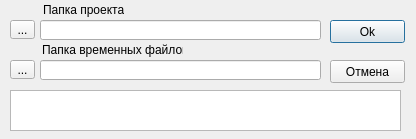
<?xml version="1.0" encoding="UTF-8"?>
<ui version="4.0">
 <class>tNewPath</class>
 <widget class="QDialog" name="tNewPath">
  <property name="geometry">
   <rect>
    <x>0</x>
    <y>0</y>
    <width>416</width>
    <height>139</height>
   </rect>
  </property>
  <property name="windowTitle">
   <string>Укажи рабочие папки</string>
  </property>
  <widget class="QPushButton" name="pbOk">
   <property name="geometry">
    <rect>
     <x>330</x>
     <y>20</y>
     <width>75</width>
     <height>23</height>
    </rect>
   </property>
   <property name="text">
    <string>Ok</string>
   </property>
  </widget>
  <widget class="QPushButton" name="pbCancel">
   <property name="geometry">
    <rect>
     <x>330</x>
     <y>60</y>
     <width>75</width>
     <height>23</height>
    </rect>
   </property>
   <property name="text">
    <string>Отмена</string>
   </property>
  </widget>
  <widget class="QToolButton" name="tbProjectFolder">
   <property name="geometry">
    <rect>
     <x>10</x>
     <y>20</y>
     <width>25</width>
     <height>19</height>
    </rect>
   </property>
   <property name="text">
    <string>...</string>
   </property>
  </widget>
  <widget class="QToolButton" name="tbTempFolder">
   <property name="geometry">
    <rect>
     <x>10</x>
     <y>60</y>
     <width>25</width>
     <height>19</height>
    </rect>
   </property>
   <property name="text">
    <string>...</string>
   </property>
  </widget>
  <widget class="QLineEdit" name="leProjectFolder">
   <property name="geometry">
    <rect>
     <x>40</x>
     <y>20</y>
     <width>281</width>
     <height>20</height>
    </rect>
   </property>
  </widget>
  <widget class="QLineEdit" name="leTempFolder">
   <property name="geometry">
    <rect>
     <x>40</x>
     <y>60</y>
     <width>281</width>
     <height>20</height>
    </rect>
   </property>
  </widget>
  <widget class="QLabel" name="label">
   <property name="geometry">
    <rect>
     <x>43</x>
     <y>2</y>
     <width>81</width>
     <height>16</height>
    </rect>
   </property>
   <property name="text">
    <string>Папка проекта</string>
   </property>
  </widget>
  <widget class="QLabel" name="label_2">
   <property name="geometry">
    <rect>
     <x>42</x>
     <y>42</y>
     <width>141</width>
     <height>16</height>
    </rect>
   </property>
   <property name="text">
    <string>Папка временных файлов</string>
   </property>
  </widget>
  <widget class="QTextEdit" name="teMessage">
   <property name="geometry">
    <rect>
     <x>10</x>
     <y>90</y>
     <width>391</width>
     <height>41</height>
    </rect>
   </property>
   <property name="palette">
    <palette>
     <active>
      <colorrole role="WindowText">
       <brush brushstyle="SolidPattern">
        <color alpha="255">
         <red>0</red>
         <green>0</green>
         <blue>0</blue>
        </color>
       </brush>
      </colorrole>
      <colorrole role="Text">
       <brush brushstyle="SolidPattern">
        <color alpha="255">
         <red>255</red>
         <green>0</green>
         <blue>0</blue>
        </color>
       </brush>
      </colorrole>
     </active>
     <inactive>
      <colorrole role="WindowText">
       <brush brushstyle="SolidPattern">
        <color alpha="255">
         <red>0</red>
         <green>0</green>
         <blue>0</blue>
        </color>
       </brush>
      </colorrole>
      <colorrole role="Text">
       <brush brushstyle="SolidPattern">
        <color alpha="255">
         <red>255</red>
         <green>0</green>
         <blue>0</blue>
        </color>
       </brush>
      </colorrole>
     </inactive>
     <disabled>
      <colorrole role="WindowText">
       <brush brushstyle="SolidPattern">
        <color alpha="255">
         <red>120</red>
         <green>120</green>
         <blue>120</blue>
        </color>
       </brush>
      </colorrole>
      <colorrole role="Text">
       <brush brushstyle="SolidPattern">
        <color alpha="255">
         <red>120</red>
         <green>120</green>
         <blue>120</blue>
        </color>
       </brush>
      </colorrole>
     </disabled>
    </palette>
   </property>
   <property name="font">
    <font>
     <weight>75</weight>
     <bold>true</bold>
    </font>
   </property>
   <property name="readOnly">
    <bool>true</bool>
   </property>
  </widget>
 </widget>
 <resources/>
 <connections/>
</ui>
